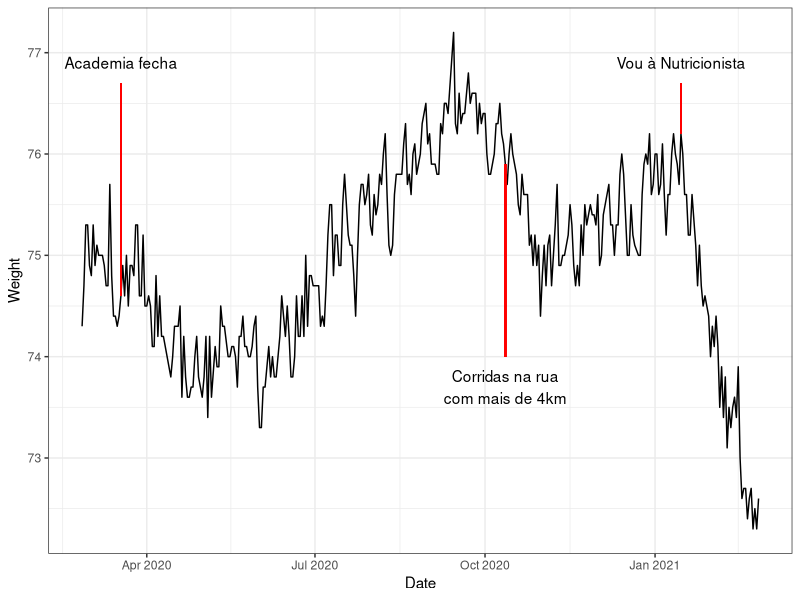

Write the R code that produced this figure.
## ---- chunk 1
# preparacao

library(tidyverse)
theme_set(theme_bw())
library(lubridate)

# leitura dos dados

dados <- 
	read.csv(file = "data-mfp.csv") %>%
	mutate(Date = ymd(Date)) %>%
	filter(Date >= ymd("2020-02-26"))

# grafico

ggplot(dados, aes(x = Date, y = Weight)) +
	geom_line() +
	# academia
	annotate("text", x = ymd("2020-03-18"), y = 76.9, label = "Academia fecha") +
	geom_segment(aes(x = ymd("2020-03-18"), y = 74.6, xend = ymd("2020-03-18"), yend = 76.7), col = "red") +
	# corrida
	annotate("text", x = ymd("2020-10-12"), y = 73.7, label = "Corridas na rua\ncom mais de 4km") +
	geom_segment(aes(x = ymd("2020-10-12"), y = 75.9, xend = ymd("2020-10-12"), yend = 74), col = "red") +
	# nutricionista
	annotate("text", x = ymd("2021-01-15"), y = 76.9, label = "Vou à Nutricionista") +
	geom_segment(aes(x = ymd("2021-01-15"), y = 76.2, xend = ymd("2021-01-15"), yend = 76.7), col = "red")
